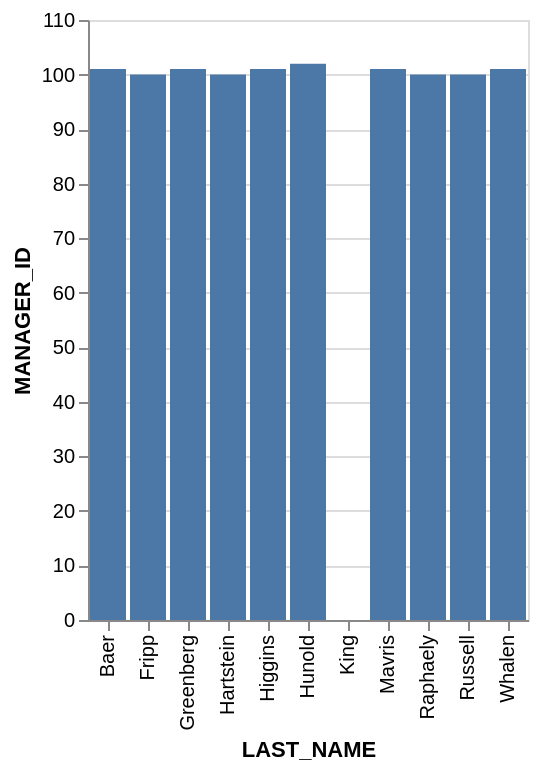

Specify this chart in Vega-Lite:
### Vega-Lite specification from a JSON file in a GitHub repository (floating-point values rounded to 4 significant figures)
{"data": {"values": [{"x_data": "Baer", "y_data": 101}, {"x_data": "Fripp", "y_data": 100}, {"x_data": "Greenberg", "y_data": 101}, {"x_data": "Hartstein", "y_data": 100}, {"x_data": "Higgins", "y_data": 101}, {"x_data": "Hunold", "y_data": 102}, {"x_data": "King", "y_data": 0}, {"x_data": "Mavris", "y_data": 101}, {"x_data": "Raphaely", "y_data": 100}, {"x_data": "Russell", "y_data": 100}, {"x_data": "Whalen", "y_data": 101}]}, "mark": "bar", "encoding": {"x": {"field": "x_data", "type": "nominal", "title": "LAST_NAME", "sort": "ascending"}, "y": {"field": "y_data", "type": "quantitative", "title": "MANAGER_ID"}}}
